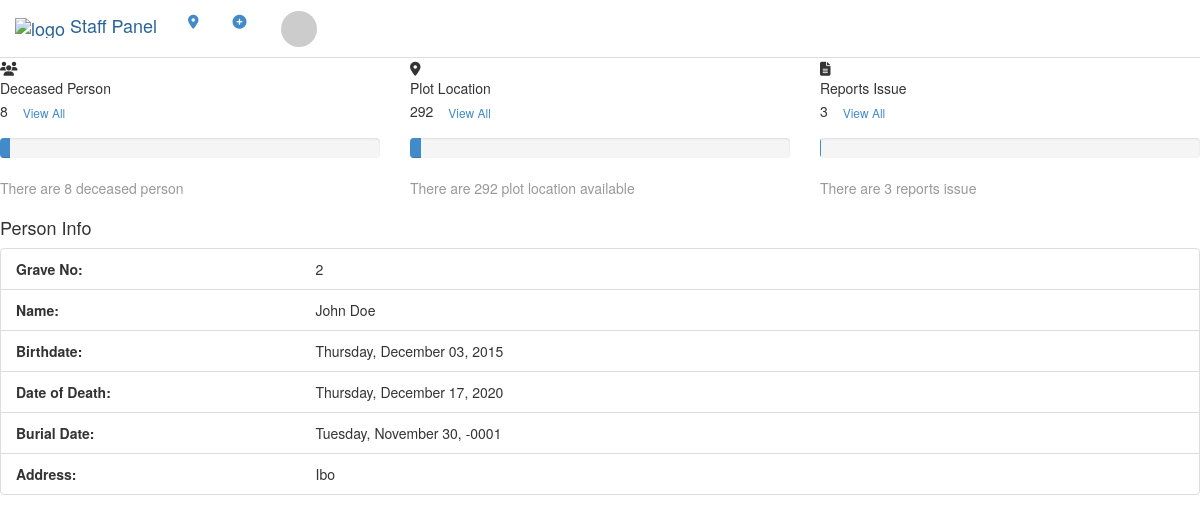
Screenshot of /staff/index.php?q=person-info&id=2&name=John Doe (signed in) with the database file from the repository.
### tables this page shows
CREATE TABLE `tblpeople` (
  `PEOPLEID` int(11) NOT NULL,
  `FNAME` varchar(100) NOT NULL,
  `GRAVENO` int(11) NOT NULL,
  `BORNDATE` date NOT NULL,
  `DIEDDATE` date NOT NULL,
  `CATEGORIES` enum('1','2','3') NOT NULL,
  `LOCATION` enum('Poog','Luray','Dumlog','Canlumampao','Ibo','Carmen','Sangi') NOT NULL,
  `BURIALDATE` date NOT NULL
);

### staff/index.php (called while the page is built, shortened)
<?php
require_once("theme/templates.php");

### include/database.php (called while the page is built, shortened)
<?php
class Database {
	var $sql_string = '';
	private $conn;
	public function open_connection() {
		$this->conn = mysqli_connect(server,user,pass);
		if(!$this->conn){
			echo "Problem in database connection! Contact administrator!";
			exit();
		}else{
			$db_select = mysqli_select_db($this->conn,database_name);
		}
	}
	function setQuery($sql='') {
		$this->sql_string=$sql;
	}
	function executeQuery() {
		$result = mysqli_query($this->conn,$this->sql_string);
		return $result;
	}
	private function confirm_query($result) {
		return $result;
	}
	function loadSingleResult() {
		$cur = $this->executeQuery();
		while ($row = mysqli_fetch_object($cur)) {
		return $data = $row;
		}
	}
}
$mydb = new Database();
?>

### staff/person-info.php (the view)
<?php
if (isset($_GET['id']) && isset($_GET['name'])) {
    $id = $_GET['id'];
    $name = $_GET['name'];
    $sql = "SELECT * FROM tblpeople WHERE GRAVENO = '$id' AND FNAME = '$name'";
    $mydb->setQuery($sql);
    $res = $mydb->loadSingleResult();
}
?>
<div class="card">
    <div class="card-header">
        <h4 class="card-title">Person Info</h4>
    </div>
    <div class="card-body">
        <ul class="list-group">
            <li class="list-group-item">
                <div class="row">
                    <div class="col-md-3">
                        <strong>Grave No:</strong>
                    </div>
                    <div class="col-md-9">
                        <?php echo $res->GRAVENO; ?>
                    </div>
                </div>
            </li>
            <li class="list-group-item">
                <div class="row">
                    <div class="col-md-3">
                        <strong>Name:</strong>
                    </div>
                    <div class="col-md-9">
                        <?php echo $res->FNAME . " " . $res->LNAME; ?>
                    </div>
                </div>
            </li>
            <li class="list-group-item">
                <div class="row">
                    <div class="col-md-3">
                        <strong>Birthdate:</strong>
                    </div>
                    <div class="col-md-9">
                        <?php echo date('l, F d, Y', strtotime($res->BORNDATE)); ?>
                    </div>
                </div>
            </li>
            <li class="list-group-item">
                <div class="row">
                    <div class="col-md-3">
                        <strong>Date of Death:</strong>
                    </div>
                    <div class="col-md-9">
                        <?php echo date('l, F d, Y', strtotime($res->DIEDDATE)); ?>
                    </div>
                </div>
            </li>
            <li class="list-group-item">
                <div class="row">
                    <div class="col-md-3">
                        <strong>Burial Date:</strong>
                    </div>
                    <div class="col-md-9">
                        <?php echo date('l, F d, Y', strtotime($res->BURIALDATE)); ?>
                    </div>
                </div>
            </li>
            <li class="list-group-item">
                <div class="row">
                    <div class="col-md-3">
                        <strong>Address:</strong>
                    </div>
                    <div class="col-md-9">
                        <?php echo $res->LOCATION; ?>
                    </div>
                </div>
            </li>
        </ul>
    </div>
</div>

### rows the page displays
tblpeople: GRAVENO "2", FNAME "John Doe", BORNDATE "Thursday, December 03, 2015", DIEDDATE "Thursday, December 17, 2020", BURIALDATE "Tuesday, November 30, -0001", LOCATION "Ibo"

### other values shown
count($deceased) "8"
$total "292"
$total "3"
